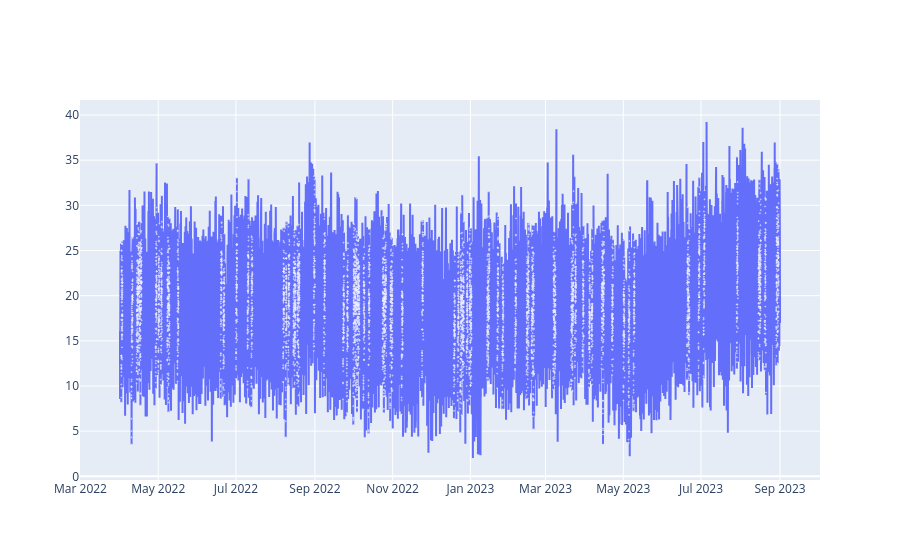

Write notebook code for a chart like this one.
### Code cell
import plotly.graph_objects as go

# Define a function to determine the label
def get_label(row):
    if row['is_weekend']:
        return 'cyan'
    else:
        return 'brown'

# Apply the function to each row
load_df['label'] = load_df.apply(get_label, axis=1)
# adjusting marker size
load_df['marker_size'] = load_df['is_holiday'].apply(lambda x: 1 if x else 0)
# Create a line plot
fig = go.Figure(data=go.Scatter(x=load_df['ds'], y=load_df['y'], mode='lines+markers',  marker_size=load_df['marker_size']))

fig.show()

### Figure 1 — Plotly figure (JSON) as saved in the notebook; plotly's stock layout.template omitted (floating-point values rounded to 4 significant figures; data arrays with more than 128 entries replaced by an {"elided": "..."} marker saying what was removed)
{"data": [{"marker": {"size": {"elided": "49632 int values"}}, "mode": "lines+markers", "type": "scatter", "x": {"elided": "49632 str values"}, "y": {"elided": "49632 float values"}}], "layout": {}}
